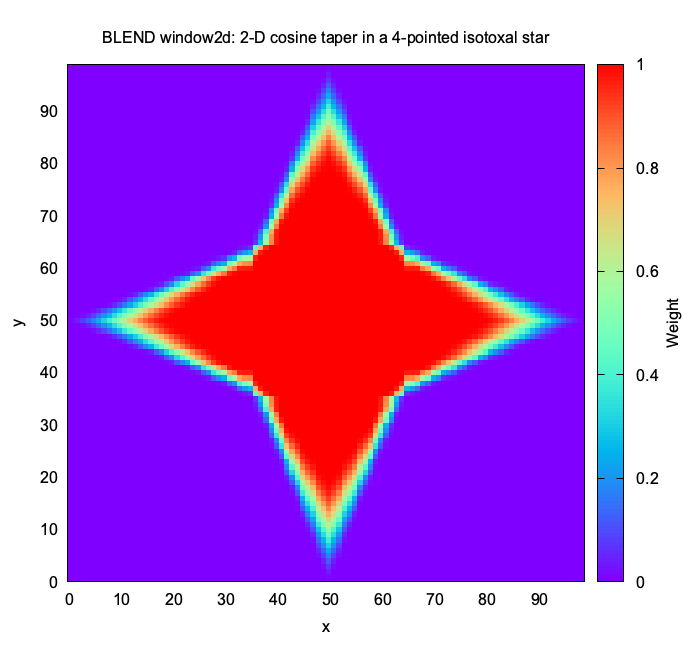

This figure's gnuplot source:
set terminal pngcairo size 700,650 enhanced font "Arial,12"
set output "ex02_window2d.png"

set title "BLEND window2d: 2-D cosine taper in a 4-pointed isotoxal star"
set xlabel "x"
set ylabel "y"
set size ratio -1
set xrange [0:99]
set yrange [0:99]
set cbrange [0:1]
set cblabel "Weight"
set palette rgb 33,13,10

plot "ex02_window2d.txt" using 1:2:3 with image title ""
